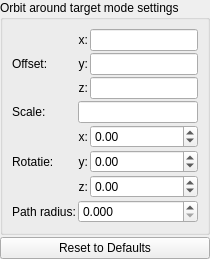
                <widget class="QWidget" name="page_fake_lights_orbit_target">
                 <layout class="QVBoxLayout" name="verticalLayout_orbit_target">
                  <property name="spacing">
                   <number>2</number>
                  </property>
                  <property name="leftMargin">
                   <number>0</number>
                  </property>
                  <property name="topMargin">
                   <number>0</number>
                  </property>
                  <property name="rightMargin">
                   <number>0</number>
                  </property>
                  <property name="bottomMargin">
                   <number>0</number>
                  </property>
                  <item>
                   <widget class="QGroupBox" name="groupBox_fake_lights_orbit_target">
                    <property name="title">
                     <string>Orbit around target mode settings</string>
                    </property>
                    <layout class="QGridLayout" name="gridLayout_orbit_target">
                     <property name="spacing">
                      <number>2</number>
                     </property>
                     <item row="0" column="0" rowspan="3">
                      <widget class="QLabel" name="label_orbit_target_offset">
                       <property name="text">
                        <string>Offset:</string>
                       </property>
                      </widget>
                     </item>
                     <item row="0" column="1">
                      <widget class="QLabel" name="label_orbit_target_offset_x">
                       <property name="text">
                        <string>x:</string>
                       </property>
                       <property name="alignment">
                        <set>Qt::AlignRight|Qt::AlignTrailing|Qt::AlignVCenter</set>
                       </property>
                      </widget>
                     </item>
                     <item row="0" column="2">
                      <widget class="MyLineEdit" name="vect3_fake_lights_orbit_target_offset_x"></widget>
                     </item>
                     <item row="1" column="1">
                      <widget class="QLabel" name="label_orbit_target_offset_y">
                       <property name="text">
                        <string>y:</string>
                       </property>
                       <property name="alignment">
                        <set>Qt::AlignRight|Qt::AlignTrailing|Qt::AlignVCenter</set>
                       </property>
                      </widget>
                     </item>
                     <item row="1" column="2">
                      <widget class="MyLineEdit" name="vect3_fake_lights_orbit_target_offset_y"></widget>
                     </item>
                     <item row="2" column="1">
                      <widget class="QLabel" name="label_orbit_target_offset_z">
                       <property name="text">
                        <string>z:</string>
                       </property>
                       <property name="alignment">
                        <set>Qt::AlignRight|Qt::AlignTrailing|Qt::AlignVCenter</set>
                       </property>
                      </widget>
                     </item>
                     <item row="2" column="2">
                      <widget class="MyLineEdit" name="vect3_fake_lights_orbit_target_offset_z"></widget>
                     </item>
                     <item row="3" column="0">
                      <widget class="QLabel" name="label_orbit_target_scale">
                       <property name="text">
                        <string>Scale:</string>
                       </property>
                      </widget>
                     </item>
                     <item row="3" column="1" colspan="2">
                      <widget class="MyLineEdit" name="logedit_fake_lights_orbit_target_scale"></widget>
                     </item>
                     <item row="4" column="0" rowspan="3">
                      <widget class="QLabel" name="label_orbit_target_rotation">
                       <property name="text">
                        <string>Rotatie:</string>
                       </property>
                      </widget>
                     </item>
                     <item row="4" column="1">
                      <widget class="QLabel" name="label_orbit_target_rotation_x">
                       <property name="text">
                        <string>x:</string>
                       </property>
                       <property name="alignment">
                        <set>Qt::AlignRight|Qt::AlignTrailing|Qt::AlignVCenter</set>
                       </property>
                      </widget>
                     </item>
                     <item row="4" column="2">
                      <widget class="MyDoubleSpinBox" name="spinboxd3_fake_lights_orbit_target_rotation_x">
                       <property name="decimals">
                        <number>2</number>
                       </property>
                       <property name="minimum">
                        <double>-36000.000000000000000</double>
                       </property>
                       <property name="maximum">
                        <double>36000.000000000000000</double>
                       </property>
                       <property name="singleStep">
                        <double>0.100000000000000</double>
                       </property>
                      </widget>
                     </item>
                     <item row="5" column="1">
                      <widget class="QLabel" name="label_orbit_target_rotation_y">
                       <property name="text">
                        <string>y:</string>
                       </property>
                       <property name="alignment">
                        <set>Qt::AlignRight|Qt::AlignTrailing|Qt::AlignVCenter</set>
                       </property>
                      </widget>
                     </item>
                     <item row="5" column="2">
                      <widget class="MyDoubleSpinBox" name="spinboxd3_fake_lights_orbit_target_rotation_y">
                       <property name="decimals">
                        <number>2</number>
                       </property>
                       <property name="minimum">
                        <double>-36000.000000000000000</double>
                       </property>
                       <property name="maximum">
                        <double>36000.000000000000000</double>
                       </property>
                       <property name="singleStep">
                        <double>0.100000000000000</double>
                       </property>
                      </widget>
                     </item>
                     <item row="6" column="1">
                      <widget class="QLabel" name="label_orbit_target_rotation_z">
                       <property name="text">
                        <string>z:</string>
                       </property>
                       <property name="alignment">
                        <set>Qt::AlignRight|Qt::AlignTrailing|Qt::AlignVCenter</set>
                       </property>
                      </widget>
                     </item>
                     <item row="6" column="2">
                      <widget class="MyDoubleSpinBox" name="spinboxd3_fake_lights_orbit_target_rotation_z">
                       <property name="decimals">
                        <number>2</number>
                       </property>
                       <property name="minimum">
                        <double>-36000.000000000000000</double>
                       </property>
                       <property name="maximum">
                        <double>36000.000000000000000</double>
                       </property>
                       <property name="singleStep">
                        <double>0.100000000000000</double>
                       </property>
                      </widget>
                     </item>
                     <item row="7" column="0">
                      <widget class="QLabel" name="label_orbit_target_radius">
                       <property name="text">
                        <string>Path radius:</string>
                       </property>
                      </widget>
                     </item>
                     <item row="7" column="1" colspan="2">
                      <widget class="MyDoubleSpinBox" name="spinbox_fake_lights_orbit_target_path_radius">
                       <property name="decimals">
                        <number>3</number>
                       </property>
                       <property name="minimum">
                        <double>0.000000000000000</double>
                       </property>
                       <property name="maximum">
                        <double>10000.000000000000000</double>
                       </property>
                       <property name="singleStep">
                        <double>0.100000000000000</double>
                       </property>
                      </widget>
                     </item>
                    </layout>
                   </widget>
                  </item>
                  <item>
                   <widget class="QPushButton" name="pushButton_reset_orbit_target">
                    <property name="text">
                     <string>Reset to Defaults</string>
                    </property>
                   </widget>
                  </item>
                 </layout>
                </widget>
